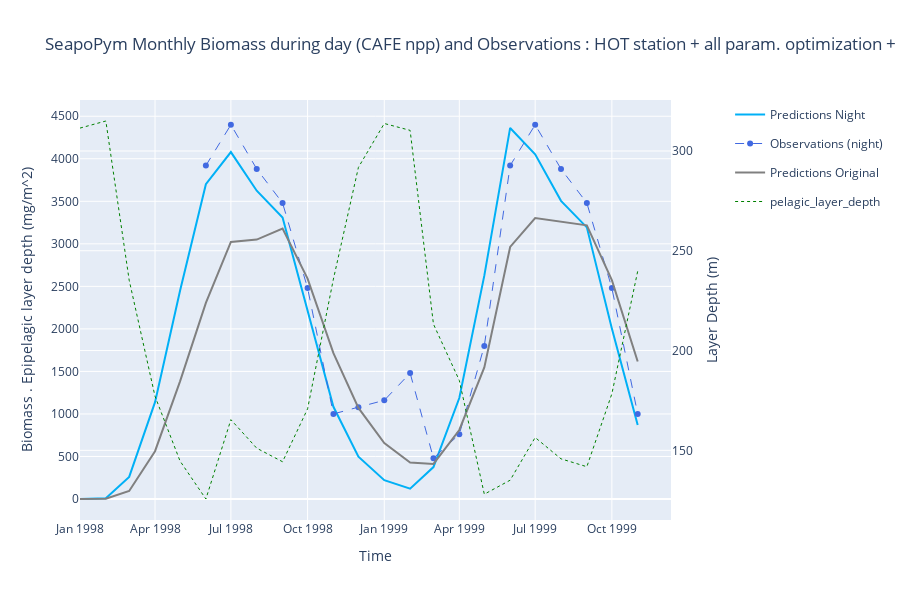

The cell this chart's notebook holds for it:
### Markdown cell above
### Monthly with original parameters

### Code cell
fig = go.Figure(
    layout={
        "title": "SeapoPym Monthly Biomass during day (CAFE npp) and Observations : HOT station + all param. optimization + 2 groups",
        "xaxis": {"title": "Time"},
        "yaxis": {"title": "Biomass . Epipelagic layer depth (mg/m^2)"},
    }
)

# Night ------------------------------------------------ #
fig.add_trace(
    go.Scatter(
        x=monthly_pred_d1n1.index,
        y=monthly_pred_d1n1,
        mode="lines",
        line={"color": "rgb(0,176,246)"},
        name="Predictions Night",
    )
)
fig.add_trace(
    go.Scatter(
        x=monthly_obs_night.index,
        y=monthly_obs_night,
        # fill="tonextx",
        # fillcolor="rgba(0,176,246,0.15)",
        mode="lines+markers",
        line={"color": "royalblue", "dash": "dash", "width": 1},
        name="Observations (night)",
    )
)

# LMTL ------------------------------------------------ #
fig.add_trace(
    go.Scatter(
        x=monthly_pred_orignal.index,
        y=monthly_pred_orignal,
        mode="lines",
        line={"color": "grey"},
        name="Predictions Original",
    )
)


# LAYER ------------------------------------------------ #

fig.add_trace(px.line(monthly_layer).data[0])

fig.update_traces(
    yaxis="y2",
    selector={"name": "pelagic_layer_depth"},
    line={"color": "green", "width": 1, "dash": "dot"},
)
fig.update_layout(
    yaxis2={"title": "Layer Depth (m)", "overlaying": "y", "side": "right"},
    height=600,
)
fig.update_layout(legend={"y": 1.0, "x": 1.1})
fig.show()

### Figure 1 — Plotly figure (JSON) as saved in the notebook; plotly's stock layout.template omitted (floating-point values rounded to 4 significant figures)
{"data": [{"line": {"color": "rgb(0,176,246)"}, "mode": "lines", "name": "Predictions Night", "type": "scatter", "x": ["1998-01-01T00:00:00", "1998-02-01T00:00:00", "1998-03-01T00:00:00", "1998-04-01T00:00:00", "1998-05-01T00:00:00", "1998-06-01T00:00:00", "1998-07-01T00:00:00", "1998-08-01T00:00:00", "1998-09-01T00:00:00", "1998-10-01T00:00:00", "1998-11-01T00:00:00", "1998-12-01T00:00:00", "1999-01-01T00:00:00", "1999-02-01T00:00:00", "1999-03-01T00:00:00", "1999-04-01T00:00:00", "1999-05-01T00:00:00", "1999-06-01T00:00:00", "1999-07-01T00:00:00", "1999-08-01T00:00:00", "1999-09-01T00:00:00", "1999-10-01T00:00:00", "1999-11-01T00:00:00"], "y": [0.04805, 8.396, 259.6, 1138.0, 2449.0, 3701.0, 4079.0, 3624.0, 3310.0, 2214.0, 1084.0, 498.2, 221.6, 121.2, 375.4, 1187.0, 2626.0, 4363.0, 4053.0, 3505.0, 3193.0, 2004.0, 869.2]}, {"line": {"color": "royalblue", "dash": "dash", "width": 1}, "mode": "lines+markers", "name": "Observations (night)", "type": "scatter", "x": ["1998-06-01T00:00:00", "1998-07-01T00:00:00", "1998-08-01T00:00:00", "1998-09-01T00:00:00", "1998-10-01T00:00:00", "1998-11-01T00:00:00", "1998-12-01T00:00:00", "1999-01-01T00:00:00", "1999-02-01T00:00:00", "1999-03-01T00:00:00", "1999-04-01T00:00:00", "1999-05-01T00:00:00", "1999-06-01T00:00:00", "1999-07-01T00:00:00", "1999-08-01T00:00:00", "1999-09-01T00:00:00", "1999-10-01T00:00:00", "1999-11-01T00:00:00"], "y": [3920.0, 4400, 3880, 3480, 2480.0, 1000, 1080, 1160, 1480.0, 480, 760, 1800, 3920.0, 4400, 3880, 3480, 2480.0, 1000]}, {"line": {"color": "grey"}, "mode": "lines", "name": "Predictions Original", "type": "scatter", "x": ["1998-01-01T00:00:00", "1998-02-01T00:00:00", "1998-03-01T00:00:00", "1998-04-01T00:00:00", "1998-05-01T00:00:00", "1998-06-01T00:00:00", "1998-07-01T00:00:00", "1998-08-01T00:00:00", "1998-09-01T00:00:00", "1998-10-01T00:00:00", "1998-11-01T00:00:00", "1998-12-01T00:00:00", "1999-01-01T00:00:00", "1999-02-01T00:00:00", "1999-03-01T00:00:00", "1999-04-01T00:00:00", "1999-05-01T00:00:00", "1999-06-01T00:00:00", "1999-07-01T00:00:00", "1999-08-01T00:00:00", "1999-09-01T00:00:00", "1999-10-01T00:00:00", "1999-11-01T00:00:00"], "y": [0.002144, 2.557, 94.2, 561.9, 1383.0, 2305.0, 3023.0, 3050.0, 3180.0, 2592.0, 1714.0, 1070.0, 658.3, 427.7, 412.5, 811.3, 1547.0, 2964.0, 3303.0, 3264.0, 3218.0, 2573.0, 1616.0]}, {"hovertemplate": "variable=pelagic_layer_depth<br>time=%{x}<br>value=%{y}<extra></extra>", "legendgroup": "pelagic_layer_depth", "line": {"color": "green", "dash": "dot", "width": 1}, "marker": {"symbol": "circle"}, "mode": "lines", "name": "pelagic_layer_depth", "orientation": "v", "showlegend": true, "type": "scatter", "x": ["1998-01-01T00:00:00", "1998-02-01T00:00:00", "1998-03-01T00:00:00", "1998-04-01T00:00:00", "1998-05-01T00:00:00", "1998-06-01T00:00:00", "1998-07-01T00:00:00", "1998-08-01T00:00:00", "1998-09-01T00:00:00", "1998-10-01T00:00:00", "1998-11-01T00:00:00", "1998-12-01T00:00:00", "1999-01-01T00:00:00", "1999-02-01T00:00:00", "1999-03-01T00:00:00", "1999-04-01T00:00:00", "1999-05-01T00:00:00", "1999-06-01T00:00:00", "1999-07-01T00:00:00", "1999-08-01T00:00:00", "1999-09-01T00:00:00", "1999-10-01T00:00:00", "1999-11-01T00:00:00"], "xaxis": "x", "y": [311.5, 315.0, 235.3, 177.1, 144.6, 125.6, 165.4, 151.1, 144.3, 170.8, 235.8, 291.8, 313.8, 310.3, 213.2, 185.0, 128.0, 135.0, 156.4, 145.7, 141.8, 178.3, 239.8], "yaxis": "y2"}], "layout": {"height": 600, "legend": {"x": 1.1, "y": 1}, "title": {"text": "SeapoPym Monthly Biomass during day (CAFE npp) and Observations : HOT station + all param. optimization + 2 groups"}, "xaxis": {"title": {"text": "Time"}}, "yaxis": {"title": {"text": "Biomass . Epipelagic layer depth (mg/m^2)"}}, "yaxis2": {"overlaying": "y", "side": "right", "title": {"text": "Layer Depth (m)"}}}}
